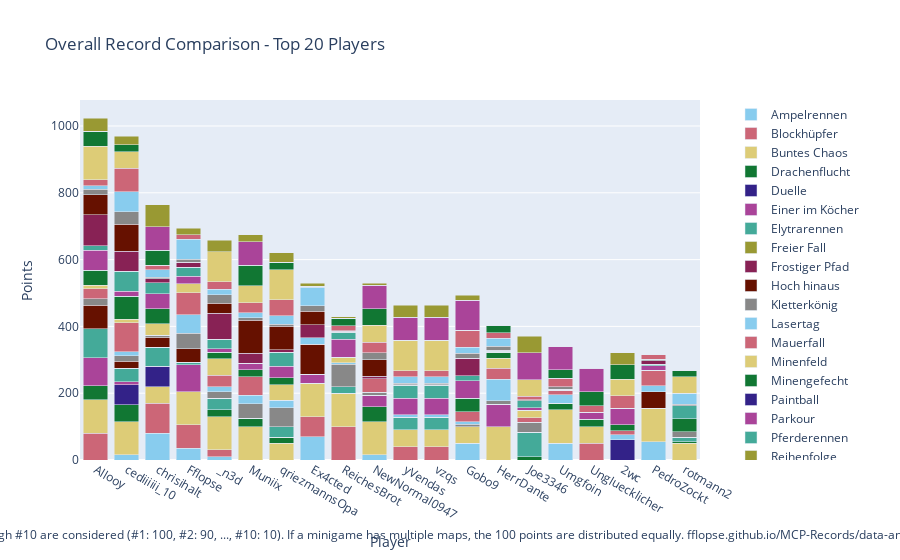

Here is the notebook cell this chart was saved with:
### Code cell
import plotly.graph_objects as go

# Sum all columns to get the total score
outDf['Total'] = outDf.sum(axis=1)

# Sort by total score and fill N/A values with 0
outDf = outDf.sort_values(by='Total', ascending=False).fillna(0)

# Crop to top 10 players
cropDf = outDf.head(20).copy()

# Drop the 'Total' column for plotting
cropDf = cropDf.drop(columns=['Total'])

# Create a color palette
color_palette = px.colors.qualitative.Safe

# Create the stacked bar plot
fig = go.Figure()

cropDf = remove_duplicate_columns(cropDf)

for column in cropDf.columns.difference(['Player']):
    fig.add_trace(go.Bar(
        x=cropDf.index,
        y=cropDf[column],
        name=column,
        marker_color=color_palette[len(fig.data) % len(color_palette)]
    ))

# Update layout
fig.update_layout(
    barmode='stack',
    title='Overall Record Comparison - Top 20 Players',
    xaxis=dict(title='Player'),
    yaxis=dict(title='Points'),
    #height=800,
    #width=1000,
    legend=dict(
        x=1.05,
        y=0.5,
        traceorder='normal',
        font=dict(size=12),
        bgcolor='rgba(255, 255, 255, 0)',
        bordercolor='rgba(0, 0, 0, 0)'
    ),
    margin=dict(r=200),  # Adjust right margin to make room for the legend
    annotations=[
        dict(
            x=0.5,
            y=-0.235,
            xref='paper',
            yref='paper',
            text='Max 100 points per minigame. Records #1 through #10 are considered (#1: 100, #2: 90, ..., #10: 10). If a minigame has multiple maps, the 100 points are distributed equally. fflopse.github.io/MCP-Records/data-analysis/global-ranking.ipynb',
            showarrow=False,
            font=dict(size=12),
            xanchor='center'
        )
    ]
)

fig.show()

# save the plot as an html file

fig.write_html('out/overall_record_comparison.html')

### Figure 1 — Plotly figure (JSON) as saved in the notebook; plotly's stock layout.template omitted (floating-point values rounded to 4 significant figures)
{"data": [{"marker": {"color": "rgb(136, 204, 238)"}, "name": "Ampelrennen", "type": "bar", "x": ["Allooy", "cediiiiii_10", "chrisihalt", "Fflopse", "_n3d", "Muniix", "qriezmannsOpa", "Ex4cted", "ReichesBrot", "NewNormal0947", "yVendas", "vzqs", "Gobo9", "HerrDante", "Joe3346", "Umgfoin", "Ungluecklicher", "2wc", "PedroZockt", "rotmann2"], "y": [0.0, 15.0, 80.0, 35.0, 10.0, 0.0, 0.0, 70.0, 0.0, 15.0, 0.0, 0.0, 50.0, 0.0, 0.0, 50.0, 0.0, 0.0, 55.0, 0.0]}, {"marker": {"color": "rgb(204, 102, 119)"}, "name": "Blockhüpfer", "type": "bar", "x": ["Allooy", "cediiiiii_10", "chrisihalt", "Fflopse", "_n3d", "Muniix", "qriezmannsOpa", "Ex4cted", "ReichesBrot", "NewNormal0947", "yVendas", "vzqs", "Gobo9", "HerrDante", "Joe3346", "Umgfoin", "Ungluecklicher", "2wc", "PedroZockt", "rotmann2"], "y": [80.0, 0.0, 90.0, 70.0, 20.0, 0.0, 0.0, 60.0, 100.0, 0.0, 40.0, 40.0, 0.0, 0.0, 0.0, 0.0, 50.0, 0.0, 0.0, 0.0]}, {"marker": {"color": "rgb(221, 204, 119)"}, "name": "Buntes Chaos", "type": "bar", "x": ["Allooy", "cediiiiii_10", "chrisihalt", "Fflopse", "_n3d", "Muniix", "qriezmannsOpa", "Ex4cted", "ReichesBrot", "NewNormal0947", "yVendas", "vzqs", "Gobo9", "HerrDante", "Joe3346", "Umgfoin", "Ungluecklicher", "2wc", "PedroZockt", "rotmann2"], "y": [100.0, 100.0, 50.0, 100.0, 100.0, 100.0, 50.0, 100.0, 100.0, 100.0, 50.0, 50.0, 50.0, 100.0, 0.0, 100.0, 50.0, 0.0, 100.0, 50.0]}, {"marker": {"color": "rgb(17, 119, 51)"}, "name": "Drachenflucht", "type": "bar", "x": ["Allooy", "cediiiiii_10", "chrisihalt", "Fflopse", "_n3d", "Muniix", "qriezmannsOpa", "Ex4cted", "ReichesBrot", "NewNormal0947", "yVendas", "vzqs", "Gobo9", "HerrDante", "Joe3346", "Umgfoin", "Ungluecklicher", "2wc", "PedroZockt", "rotmann2"], "y": [42.5, 50.0, 0.0, 0.0, 20.0, 25.0, 17.5, 0.0, 0.0, 45.0, 0.0, 0.0, 0.0, 0.0, 10.0, 20.0, 22.5, 0.0, 0.0, 5.0]}, {"marker": {"color": "rgb(51, 34, 136)"}, "name": "Duelle", "type": "bar", "x": ["Allooy", "cediiiiii_10", "chrisihalt", "Fflopse", "_n3d", "Muniix", "qriezmannsOpa", "Ex4cted", "ReichesBrot", "NewNormal0947", "yVendas", "vzqs", "Gobo9", "HerrDante", "Joe3346", "Umgfoin", "Ungluecklicher", "2wc", "PedroZockt", "rotmann2"], "y": [0.0, 60.0, 60.0, 0.0, 0.0, 0.0, 0.0, 0.0, 0.0, 0.0, 0.0, 0.0, 0.0, 0.0, 0.0, 0.0, 0.0, 60.0, 0.0, 0.0]}, {"marker": {"color": "rgb(170, 68, 153)"}, "name": "Einer im Köcher", "type": "bar", "x": ["Allooy", "cediiiiii_10", "chrisihalt", "Fflopse", "_n3d", "Muniix", "qriezmannsOpa", "Ex4cted", "ReichesBrot", "NewNormal0947", "yVendas", "vzqs", "Gobo9", "HerrDante", "Joe3346", "Umgfoin", "Ungluecklicher", "2wc", "PedroZockt", "rotmann2"], "y": [83.33, 10.0, 0.0, 80.0, 0.0, 0.0, 0.0, 26.67, 0.0, 33.33, 0.0, 0.0, 0.0, 66.67, 0.0, 0.0, 20.0, 0.0, 0.0, 0.0]}, {"marker": {"color": "rgb(68, 170, 153)"}, "name": "Elytrarennen", "type": "bar", "x": ["Allooy", "cediiiiii_10", "chrisihalt", "Fflopse", "_n3d", "Muniix", "qriezmannsOpa", "Ex4cted", "ReichesBrot", "NewNormal0947", "yVendas", "vzqs", "Gobo9", "HerrDante", "Joe3346", "Umgfoin", "Ungluecklicher", "2wc", "PedroZockt", "rotmann2"], "y": [87.5, 40.0, 57.5, 7.5, 35.0, 0.0, 32.5, 0.0, 20.0, 0.0, 37.5, 37.5, 0.0, 0.0, 72.5, 0.0, 0.0, 0.0, 0.0, 12.5]}, {"marker": {"color": "rgb(153, 153, 51)"}, "name": "Freier Fall", "type": "bar", "x": ["Allooy", "cediiiiii_10", "chrisihalt", "Fflopse", "_n3d", "Muniix", "qriezmannsOpa", "Ex4cted", "ReichesBrot", "NewNormal0947", "yVendas", "vzqs", "Gobo9", "HerrDante", "Joe3346", "Umgfoin", "Ungluecklicher", "2wc", "PedroZockt", "rotmann2"], "y": [0.0, 0.0, 0.0, 0.0, 0.0, 0.0, 0.0, 0.0, 0.0, 0.0, 0.0, 0.0, 0.0, 0.0, 0.0, 0.0, 0.0, 0.0, 0.0, 0.0]}, {"marker": {"color": "rgb(136, 34, 85)"}, "name": "Frostiger Pfad", "type": "bar", "x": ["Allooy", "cediiiiii_10", "chrisihalt", "Fflopse", "_n3d", "Muniix", "qriezmannsOpa", "Ex4cted", "ReichesBrot", "NewNormal0947", "yVendas", "vzqs", "Gobo9", "HerrDante", "Joe3346", "Umgfoin", "Ungluecklicher", "2wc", "PedroZockt", "rotmann2"], "y": [0.0, 0.0, 0.0, 0.0, 0.0, 0.0, 0.0, 0.0, 0.0, 0.0, 0.0, 0.0, 0.0, 0.0, 0.0, 0.0, 0.0, 0.0, 0.0, 0.0]}, {"marker": {"color": "rgb(102, 17, 0)"}, "name": "Hoch hinaus", "type": "bar", "x": ["Allooy", "cediiiiii_10", "chrisihalt", "Fflopse", "_n3d", "Muniix", "qriezmannsOpa", "Ex4cted", "ReichesBrot", "NewNormal0947", "yVendas", "vzqs", "Gobo9", "HerrDante", "Joe3346", "Umgfoin", "Ungluecklicher", "2wc", "PedroZockt", "rotmann2"], "y": [70.0, 20.0, 30.0, 40.0, 0.0, 0.0, 0.0, 90.0, 0.0, 0.0, 0.0, 0.0, 0.0, 0.0, 0.0, 0.0, 0.0, 0.0, 50.0, 0.0]}, {"marker": {"color": "rgb(136, 136, 136)"}, "name": "Kletterkönig", "type": "bar", "x": ["Allooy", "cediiiiii_10", "chrisihalt", "Fflopse", "_n3d", "Muniix", "qriezmannsOpa", "Ex4cted", "ReichesBrot", "NewNormal0947", "yVendas", "vzqs", "Gobo9", "HerrDante", "Joe3346", "Umgfoin", "Ungluecklicher", "2wc", "PedroZockt", "rotmann2"], "y": [20.0, 16.67, 6.667, 46.67, 20.0, 43.33, 56.67, 0.0, 66.67, 10.0, 0.0, 0.0, 6.667, 10.0, 30.0, 0.0, 0.0, 0.0, 0.0, 16.67]}, {"marker": {"color": "rgb(136, 204, 238)"}, "name": "Lasertag", "type": "bar", "x": ["Allooy", "cediiiiii_10", "chrisihalt", "Fflopse", "_n3d", "Muniix", "qriezmannsOpa", "Ex4cted", "ReichesBrot", "NewNormal0947", "yVendas", "vzqs", "Gobo9", "HerrDante", "Joe3346", "Umgfoin", "Ungluecklicher", "2wc", "PedroZockt", "rotmann2"], "y": [0.0, 12.5, 0.0, 55.0, 15.0, 25.0, 22.5, 20.0, 5.0, 0.0, 7.5, 7.5, 7.5, 65.0, 0.0, 25.0, 0.0, 15.0, 17.5, 0.0]}, {"marker": {"color": "rgb(204, 102, 119)"}, "name": "Mauerfall", "type": "bar", "x": ["Allooy", "cediiiiii_10", "chrisihalt", "Fflopse", "_n3d", "Muniix", "qriezmannsOpa", "Ex4cted", "ReichesBrot", "NewNormal0947", "yVendas", "vzqs", "Gobo9", "HerrDante", "Joe3346", "Umgfoin", "Ungluecklicher", "2wc", "PedroZockt", "rotmann2"], "y": [30.0, 86.67, 0.0, 66.67, 33.33, 56.67, 0.0, 0.0, 0.0, 40.0, 0.0, 0.0, 30.0, 33.33, 13.33, 13.33, 0.0, 13.33, 46.67, 0.0]}, {"marker": {"color": "rgb(221, 204, 119)"}, "name": "Minenfeld", "type": "bar", "x": ["Allooy", "cediiiiii_10", "chrisihalt", "Fflopse", "_n3d", "Muniix", "qriezmannsOpa", "Ex4cted", "ReichesBrot", "NewNormal0947", "yVendas", "vzqs", "Gobo9", "HerrDante", "Joe3346", "Umgfoin", "Ungluecklicher", "2wc", "PedroZockt", "rotmann2"], "y": [10.0, 10.0, 33.33, 26.67, 50.0, 0.0, 46.67, 0.0, 16.67, 0.0, 0.0, 0.0, 0.0, 30.0, 23.33, 0.0, 0.0, 0.0, 0.0, 0.0]}, {"marker": {"color": "rgb(17, 119, 51)"}, "name": "Minengefecht", "type": "bar", "x": ["Allooy", "cediiiiii_10", "chrisihalt", "Fflopse", "_n3d", "Muniix", "qriezmannsOpa", "Ex4cted", "ReichesBrot", "NewNormal0947", "yVendas", "vzqs", "Gobo9", "HerrDante", "Joe3346", "Umgfoin", "Ungluecklicher", "2wc", "PedroZockt", "rotmann2"], "y": [45.0, 70.0, 45.0, 0.0, 20.0, 20.0, 20.0, 0.0, 0.0, 0.0, 0.0, 0.0, 40.0, 17.5, 0.0, 0.0, 0.0, 17.5, 0.0, 40.0]}, {"marker": {"color": "rgb(51, 34, 136)"}, "name": "Paintball", "type": "bar", "x": ["Allooy", "cediiiiii_10", "chrisihalt", "Fflopse", "_n3d", "Muniix", "qriezmannsOpa", "Ex4cted", "ReichesBrot", "NewNormal0947", "yVendas", "vzqs", "Gobo9", "HerrDante", "Joe3346", "Umgfoin", "Ungluecklicher", "2wc", "PedroZockt", "rotmann2"], "y": [0.0, 0.0, 0.0, 0.0, 0.0, 0.0, 0.0, 0.0, 0.0, 0.0, 0.0, 0.0, 0.0, 0.0, 0.0, 0.0, 0.0, 0.0, 0.0, 0.0]}, {"marker": {"color": "rgb(170, 68, 153)"}, "name": "Parkour", "type": "bar", "x": ["Allooy", "cediiiiii_10", "chrisihalt", "Fflopse", "_n3d", "Muniix", "qriezmannsOpa", "Ex4cted", "ReichesBrot", "NewNormal0947", "yVendas", "vzqs", "Gobo9", "HerrDante", "Joe3346", "Umgfoin", "Ungluecklicher", "2wc", "PedroZockt", "rotmann2"], "y": [60.0, 15.0, 45.0, 22.5, 10.0, 20.0, 35.0, 0.0, 52.5, 0.0, 50.0, 50.0, 52.5, 0.0, 7.5, 0.0, 0.0, 47.5, 12.5, 0.0]}, {"marker": {"color": "rgb(68, 170, 153)"}, "name": "Pferderennen", "type": "bar", "x": ["Allooy", "cediiiiii_10", "chrisihalt", "Fflopse", "_n3d", "Muniix", "qriezmannsOpa", "Ex4cted", "ReichesBrot", "NewNormal0947", "yVendas", "vzqs", "Gobo9", "HerrDante", "Joe3346", "Umgfoin", "Ungluecklicher", "2wc", "PedroZockt", "rotmann2"], "y": [13.33, 60.0, 33.33, 26.67, 28.33, 0.0, 41.67, 0.0, 21.67, 0.0, 38.33, 38.33, 15.0, 3.333, 20.0, 3.333, 0.0, 0.0, 5.0, 38.33]}, {"marker": {"color": "rgb(153, 153, 51)"}, "name": "Reihenfolge", "type": "bar", "x": ["Allooy", "cediiiiii_10", "chrisihalt", "Fflopse", "_n3d", "Muniix", "qriezmannsOpa", "Ex4cted", "ReichesBrot", "NewNormal0947", "yVendas", "vzqs", "Gobo9", "HerrDante", "Joe3346", "Umgfoin", "Ungluecklicher", "2wc", "PedroZockt", "rotmann2"], "y": [0.0, 0.0, 0.0, 0.0, 0.0, 0.0, 0.0, 0.0, 0.0, 0.0, 0.0, 0.0, 0.0, 0.0, 0.0, 0.0, 0.0, 0.0, 0.0, 0.0]}, {"marker": {"color": "rgb(136, 34, 85)"}, "name": "Replika", "type": "bar", "x": ["Allooy", "cediiiiii_10", "chrisihalt", "Fflopse", "_n3d", "Muniix", "qriezmannsOpa", "Ex4cted", "ReichesBrot", "NewNormal0947", "yVendas", "vzqs", "Gobo9", "HerrDante", "Joe3346", "Umgfoin", "Ungluecklicher", "2wc", "PedroZockt", "rotmann2"], "y": [92.2, 59.66, 11.78, 15.25, 77.03, 28.98, 8.051, 38.81, 3.051, 6.78, 1.949, 1.949, 53.73, 2.797, 0.339, 0.0, 0.0, 1.949, 11.02, 0.5085]}, {"marker": {"color": "rgb(102, 17, 0)"}, "name": "Runterpurzeln", "type": "bar", "x": ["Allooy", "cediiiiii_10", "chrisihalt", "Fflopse", "_n3d", "Muniix", "qriezmannsOpa", "Ex4cted", "ReichesBrot", "NewNormal0947", "yVendas", "vzqs", "Gobo9", "HerrDante", "Joe3346", "Umgfoin", "Ungluecklicher", "2wc", "PedroZockt", "rotmann2"], "y": [60.0, 80.0, 0.0, 0.0, 30.0, 100.0, 70.0, 40.0, 0.0, 50.0, 0.0, 0.0, 0.0, 0.0, 0.0, 0.0, 0.0, 0.0, 0.0, 0.0]}, {"marker": {"color": "rgb(136, 136, 136)"}, "name": "Sammelwahn", "type": "bar", "x": ["Allooy", "cediiiiii_10", "chrisihalt", "Fflopse", "_n3d", "Muniix", "qriezmannsOpa", "Ex4cted", "ReichesBrot", "NewNormal0947", "yVendas", "vzqs", "Gobo9", "HerrDante", "Joe3346", "Umgfoin", "Ungluecklicher", "2wc", "PedroZockt", "rotmann2"], "y": [16.74, 37.91, 4.419, 8.605, 25.35, 7.209, 6.047, 16.74, 2.093, 20.93, 4.186, 4.186, 14.19, 11.4, 3.953, 8.14, 0.9302, 0.0, 4.651, 3.721]}, {"marker": {"color": "rgb(136, 204, 238)"}, "name": "Schießstand", "type": "bar", "x": ["Allooy", "cediiiiii_10", "chrisihalt", "Fflopse", "_n3d", "Muniix", "qriezmannsOpa", "Ex4cted", "ReichesBrot", "NewNormal0947", "yVendas", "vzqs", "Gobo9", "HerrDante", "Joe3346", "Umgfoin", "Ungluecklicher", "2wc", "PedroZockt", "rotmann2"], "y": [10.0, 60.0, 22.5, 60.0, 17.5, 15.0, 25.0, 55.0, 0.0, 0.0, 20.0, 20.0, 17.5, 25.0, 0.0, 0.0, 0.0, 0.0, 0.0, 32.5]}, {"marker": {"color": "rgb(204, 102, 119)"}, "name": "Skywars", "type": "bar", "x": ["Allooy", "cediiiiii_10", "chrisihalt", "Fflopse", "_n3d", "Muniix", "qriezmannsOpa", "Ex4cted", "ReichesBrot", "NewNormal0947", "yVendas", "vzqs", "Gobo9", "HerrDante", "Joe3346", "Umgfoin", "Ungluecklicher", "2wc", "PedroZockt", "rotmann2"], "y": [18.33, 70.0, 13.33, 13.33, 21.67, 30.0, 48.33, 3.333, 15.0, 31.67, 18.33, 18.33, 51.67, 16.67, 10.0, 25.0, 18.33, 36.67, 13.33, 0.0]}, {"marker": {"color": "rgb(221, 204, 119)"}, "name": "Spleef", "type": "bar", "x": ["Allooy", "cediiiiii_10", "chrisihalt", "Fflopse", "_n3d", "Muniix", "qriezmannsOpa", "Ex4cted", "ReichesBrot", "NewNormal0947", "yVendas", "vzqs", "Gobo9", "HerrDante", "Joe3346", "Umgfoin", "Ungluecklicher", "2wc", "PedroZockt", "rotmann2"], "y": [100.0, 50.0, 0.0, 0.0, 90.0, 50.0, 90.0, 0.0, 0.0, 50.0, 90.0, 90.0, 0.0, 0.0, 50.0, 0.0, 0.0, 50.0, 0.0, 50.0]}, {"marker": {"color": "rgb(17, 119, 51)"}, "name": "Survivalgames", "type": "bar", "x": ["Allooy", "cediiiiii_10", "chrisihalt", "Fflopse", "_n3d", "Muniix", "qriezmannsOpa", "Ex4cted", "ReichesBrot", "NewNormal0947", "yVendas", "vzqs", "Gobo9", "HerrDante", "Joe3346", "Umgfoin", "Ungluecklicher", "2wc", "PedroZockt", "rotmann2"], "y": [45.0, 20.0, 45.0, 0.0, 0.0, 62.5, 22.5, 0.0, 22.5, 50.0, 0.0, 0.0, 0.0, 22.5, 0.0, 25.0, 42.5, 42.5, 0.0, 20.0]}, {"marker": {"color": "rgb(51, 34, 136)"}, "name": "Todeswürfel", "type": "bar", "x": ["Allooy", "cediiiiii_10", "chrisihalt", "Fflopse", "_n3d", "Muniix", "qriezmannsOpa", "Ex4cted", "ReichesBrot", "NewNormal0947", "yVendas", "vzqs", "Gobo9", "HerrDante", "Joe3346", "Umgfoin", "Ungluecklicher", "2wc", "PedroZockt", "rotmann2"], "y": [0.0, 0.0, 0.0, 0.0, 0.0, 0.0, 0.0, 0.0, 0.0, 0.0, 0.0, 0.0, 0.0, 0.0, 0.0, 0.0, 0.0, 0.0, 0.0, 0.0]}, {"marker": {"color": "rgb(170, 68, 153)"}, "name": "Turmroulette", "type": "bar", "x": ["Allooy", "cediiiiii_10", "chrisihalt", "Fflopse", "_n3d", "Muniix", "qriezmannsOpa", "Ex4cted", "ReichesBrot", "NewNormal0947", "yVendas", "vzqs", "Gobo9", "HerrDante", "Joe3346", "Umgfoin", "Ungluecklicher", "2wc", "PedroZockt", "rotmann2"], "y": [0.0, 0.0, 70.0, 0.0, 0.0, 70.0, 0.0, 0.0, 0.0, 70.0, 70.0, 70.0, 90.0, 0.0, 80.0, 70.0, 70.0, 0.0, 0.0, 0.0]}, {"marker": {"color": "rgb(68, 170, 153)"}, "name": "Waffenfolge", "type": "bar", "x": ["Allooy", "cediiiiii_10", "chrisihalt", "Fflopse", "_n3d", "Muniix", "qriezmannsOpa", "Ex4cted", "ReichesBrot", "NewNormal0947", "yVendas", "vzqs", "Gobo9", "HerrDante", "Joe3346", "Umgfoin", "Ungluecklicher", "2wc", "PedroZockt", "rotmann2"], "y": [0.0, 0.0, 0.0, 0.0, 0.0, 0.0, 0.0, 0.0, 0.0, 0.0, 0.0, 0.0, 0.0, 0.0, 0.0, 0.0, 0.0, 0.0, 0.0, 0.0]}, {"marker": {"color": "rgb(153, 153, 51)"}, "name": "Wettrennen", "type": "bar", "x": ["Allooy", "cediiiiii_10", "chrisihalt", "Fflopse", "_n3d", "Muniix", "qriezmannsOpa", "Ex4cted", "ReichesBrot", "NewNormal0947", "yVendas", "vzqs", "Gobo9", "HerrDante", "Joe3346", "Umgfoin", "Ungluecklicher", "2wc", "PedroZockt", "rotmann2"], "y": [40.0, 26.0, 66.0, 20.0, 34.0, 20.0, 28.0, 8.0, 4.0, 6.0, 36.0, 36.0, 14.0, 0.0, 50.0, 0.0, 0.0, 36.0, 0.0, 0.0]}], "layout": {"annotations": [{"font": {"size": 12}, "showarrow": false, "text": "Max 100 points per minigame. Records #1 through #10 are considered (#1: 100, #2: 90, ..., #10: 10). If a minigame has multiple maps, the 100 points are distributed equally. fflopse.github.io/MCP-Records/data-analysis/global-ranking.ipynb", "x": 0.5, "xanchor": "center", "xref": "paper", "y": -0.235, "yref": "paper"}], "barmode": "stack", "legend": {"bgcolor": "rgba(255, 255, 255, 0)", "bordercolor": "rgba(0, 0, 0, 0)", "font": {"size": 12}, "traceorder": "normal", "x": 1.05, "y": 0.5}, "margin": {"r": 200}, "title": {"text": "Overall Record Comparison - Top 20 Players"}, "xaxis": {"title": {"text": "Player"}}, "yaxis": {"title": {"text": "Points"}}}}
